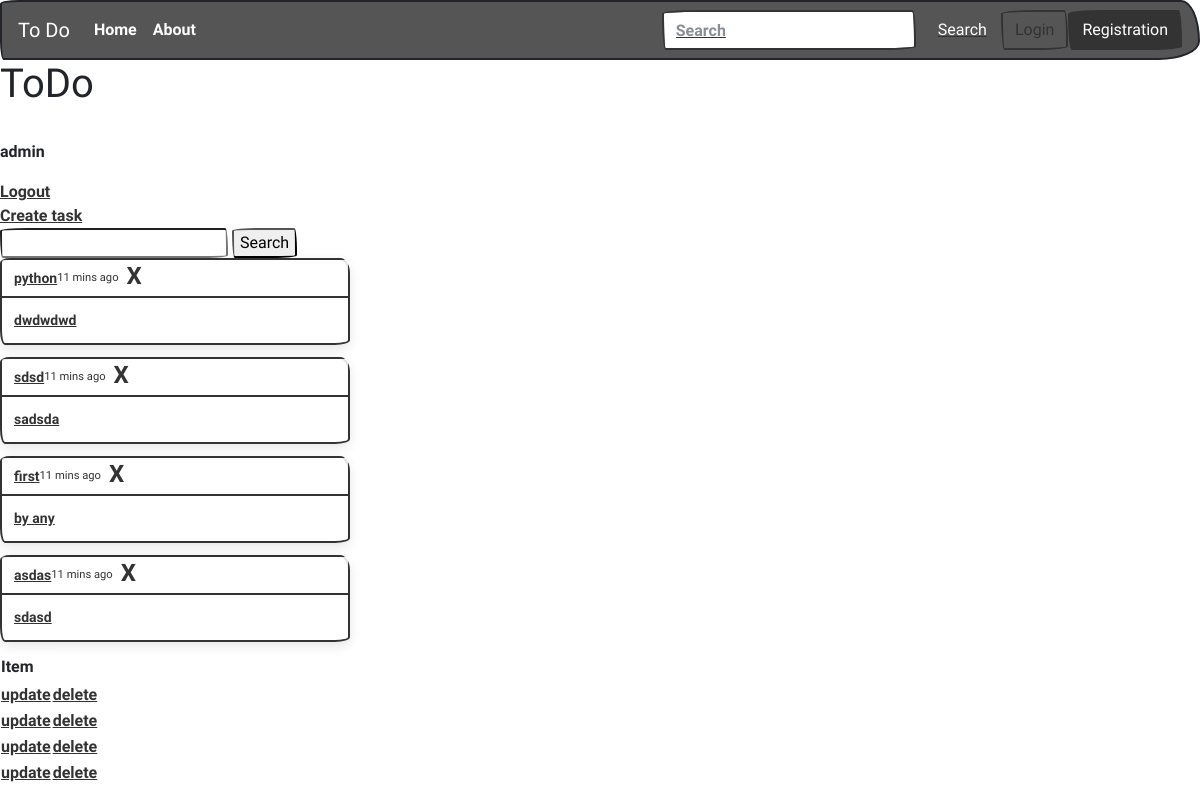
Before: / (signed in) with the older database file.
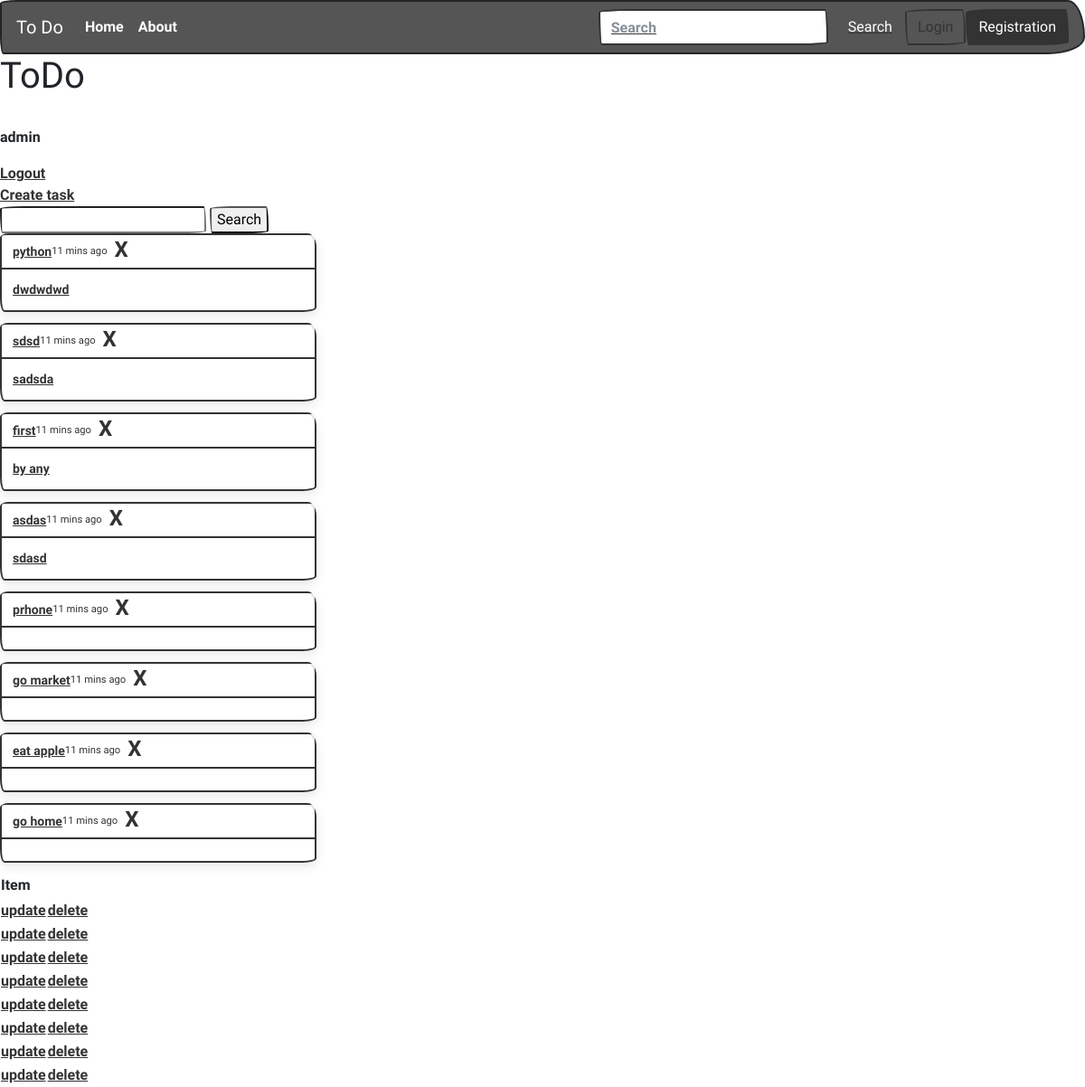
After: the same page with the newer database file.
### main/models.py (models this page shows, shortened)
class Datask(models.Model):
    user = models.ForeignKey(User, on_delete=models.CASCADE, null=True, blank=True)
    title = models.CharField(max_length=200, null=True, blank=True)
    description = models.TextField(null=True, blank=True)
    complete = models.BooleanField(default=False)
    created = models.DateTimeField(auto_now_add=True)
    class Meta:
        ordering = ['complete']

### main/views.py (the view)
# urls.py: path('', Task.as_view(), name = 'tasklist'),
class Task(LoginRequiredMixin, ListView):
    model = Datask
    context_object_name = "taski"
    def get_context_data(self, *, object_list=None, **kwargs):
        context = super().get_context_data(**kwargs)
        context['taski'] = context['taski'].filter(user=self.request.user)
        context['count'] = context['taski'].filter(complete=False).count()
        search_input = self.request.GET.get('search-area') or ''
        if search_input:
            context['taski']= context['taski'].filter(
                title__icontains=search_input)
        context['search_input'] = search_input
        return context

### templates/main/datask_list.html (shortened to what this page needs)
{% extends 'main/main.html' %}
{% block content %}
<h1> ToDo</h1>
<br>
{% if request.user.is_authenticated %}
<p> {{ request.user }}</p>
    <a href="{% url 'logout' %}">Logout</a>
    {% else %}
    <a href="{% url 'login' %}">Login</a>
    <br>
{% endif %}
<br>
 <a href="{% url 'task_create' %}" >Create task</a>
<form method="get">
    <input type="text" name="search-area" value="{{ search_input }}">
    <input type="submit" value="Search">
</form>
    <table>
        <tr>
            <th>
                Item
            </th>
        </tr>
        <tr>
            <th>
            </th>
        </tr>
        {% for task in taski %}
        <div class="toast show" role="alert" aria-live="assertive" aria-atomic="true">
             <div class="toast-header">
            <a href="{% url 'task' task.id %}">
                <strong class="mr-auto"><p class="mb-0"> {{ task.title }}</p></strong>
            </a>
            <small>11 mins ago</small>
            <button type="button" class="ml-2 mb-1 close" data-dismiss="toast" aria-label="Close">
             <span aria-hidden="true">&times;</span>
            </button>
            </div>
            <a href="{% url 'task' task.id %}">
                <div class="toast-body">
                    {{ task.description }}
                 </div>
            </a>
        </div>
            <th><a href="{% url 'task_update' task.id %}">update</a> </th>
            <th><a href="{% url 'task_delete' task.id %}">delete</a> </th>
                        {% empty %}
            <h3> no item in list</h3>
        {% endfor %}
    </table>
{% endblock content%}

### templates/main/main.html (shortened to what this page needs)
{% load static %}
<!DOCTYPE html>
<html lang="en">
<head>
</head>
<link rel="stylesheet" href="{% static 'main.css' %}">
<body>
    <nav class="navbar navbar-expand-lg navbar-dark bg-dark">
  <a class="navbar-brand" href="{% url 'tasklist' %}">To Do</a>
  <div class="collapse navbar-collapse" id="navbarColor02">
    <ul class="navbar-nav mr-auto">
      <li class="nav-item active">
        <a class="nav-link" href="{% url 'tasklist' %}">Home
        </a>
      </li>
      <li class="nav-item">
        <a class="nav-link" href="{% url 'tasklist' %}">About</a>
      </li>
    </ul>
    <a class="form-inline my-2 my-lg-0" method="get">
      <input class="form-control mr-sm-2" type="text" placeholder="Search" name="search-area" value="{{ search_input }}">
      <button class="btn btn-secondary my-2 my-sm-0" type="submit">Search</button>
        <a href="{% url 'login' %}"> <button type="button" class="btn btn-outline-primary">Login</button> </a>
        <a href="{% url 'register' %}" <button type="button" class="btn btn-primary">Registration</button> </a>
  </div>
</nav>
 {% block content %}
{% endblock content %}
</body>
</html>

Changed rows visible on the page:
added Datask: title "prhone"
added Datask: title "go market"
added Datask: title "eat apple"
added Datask: title "go home"
